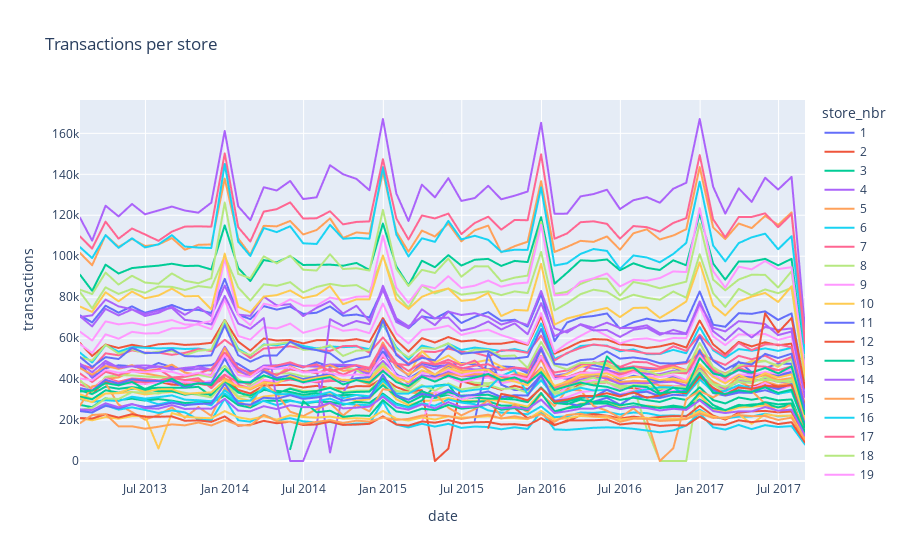

The code cell stored with this chart in its notebook:
### Markdown cell above
#### Transactions per store per month

### Code cell
temp = transactions.copy()
transactions_temp = temp.set_index("date").groupby("store_nbr").resample("ME").agg({"transactions": "sum"}).reset_index()
px.line(transactions_temp, x="date", y="transactions", title="Transactions per store", color="store_nbr")
